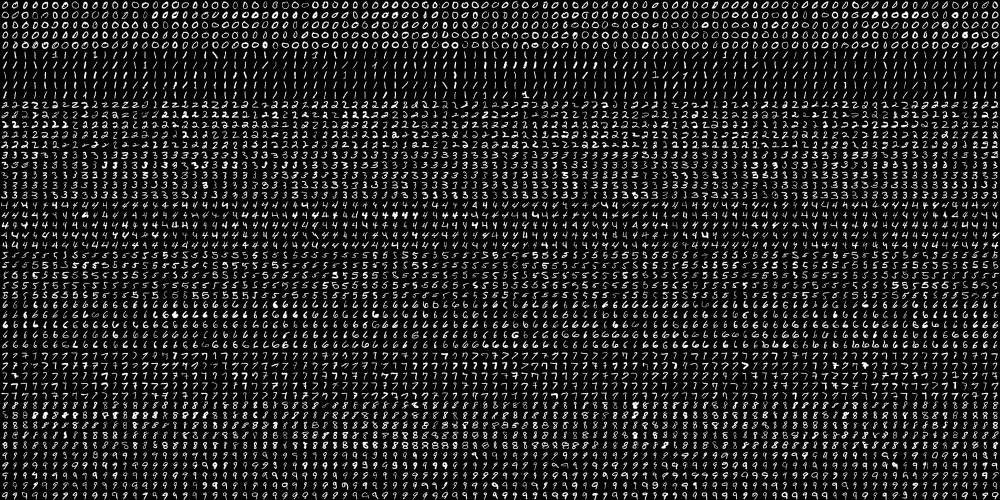
#> input picture images/digits.png, 2000 x 1000 px (shown at 1/2 size)
$ jupyter execute --allow-errors 'Digit Recognizer.ipynb'   (older library calls are emulated)
#> lines starting #> are read from the running program, lines starting #| are printed output that depends on the picture; after the words box and inside, x2 and y2 are one past the last pixel; in counts of white or black regions, pixels touching at a corner belong together
CSE327:PROJECT : DIGIT RECOGNIZER

### Data Prep, Training and Evaluation

[cell 1]
import numpy as np
import cv2

# Let's take a look at our digits dataset
image = cv2.imread('images/digits.png')
#> image is the input picture: shape (1000, 2000, 3); min 0, max 255, mean 33.8
gray = cv2.cvtColor(image,cv2.COLOR_BGR2GRAY)
small = cv2.pyrDown(image)
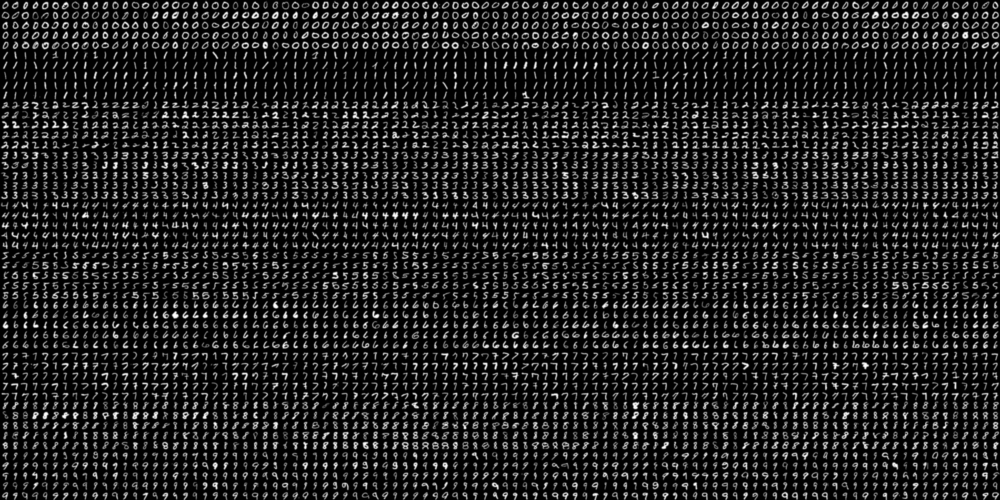
#> small: shape (500, 1000, 3); min 0, max 253, mean 33.8
cv2.imshow('Digits Image', small)
cv2.waitKey(0)
cv2.destroyAllWindows()

# Split the image to 5000 cells, each 20x20 size
# This gives us a 4-dim array: 50 x 100 x 20 x 20
cells = [np.hsplit(row,100) for row in np.vsplit(gray,50)]
#> cells = 50 items

# Convert the List data type to Numpy Array of shape (50,100,20,20)
x = np.array(cells)
print ("The shape of our cells array: " + str(x.shape))
#| The shape of our cells array: (50, 100, 20, 20)

# Split the full data set into two segments
# One will be used fro Training the model, the other as a test data set
train = x[:,:70].reshape(-1,400).astype(np.float32) # Size = (3500,400)
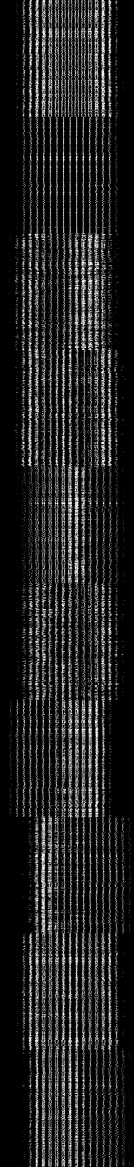
#> train: shape (3500, 400) float32 (shown at 1/3 size); min 0, max 255, mean 33.8
test = x[:,70:100].reshape(-1,400).astype(np.float32) # Size = (1500,400)
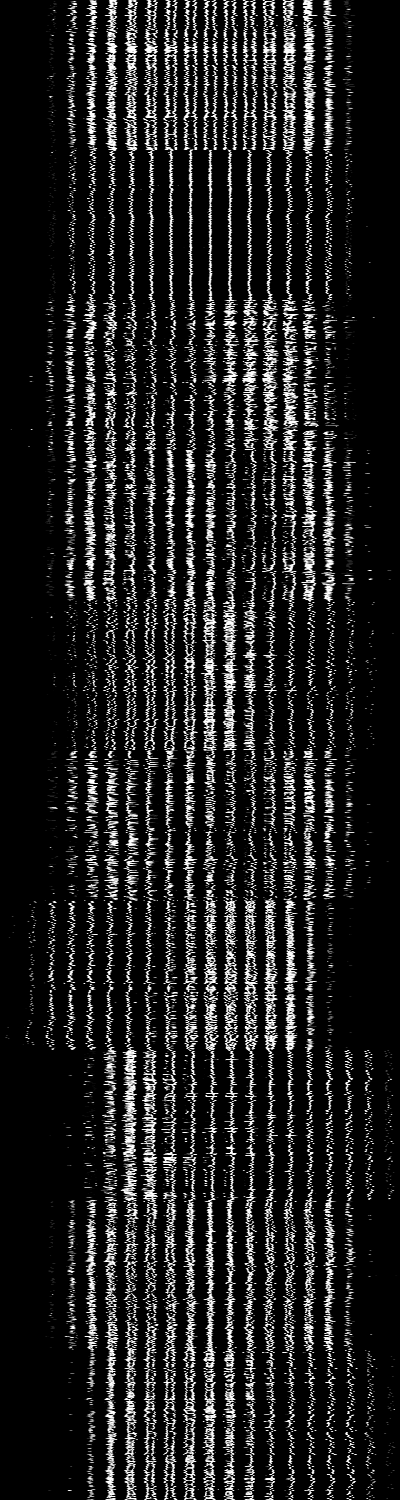
#> test: shape (1500, 400) float32; min 0, max 255, mean 33.8

# Create labels for train and test data
k = [0,1,2,3,4,5,6,7,8,9]
train_labels = np.repeat(k,350)[:,np.newaxis]
test_labels = np.repeat(k,150)[:,np.newaxis]

# Initiate kNN, train the data, then test it with test data for k=3
#knn = cv2.KNearest()
knn = cv2.ml.KNearest_create()
knn.train(train,cv2.ml.ROW_SAMPLE, train_labels)
ret, result, neighbors, distance = knn.findNearest(test, k=3)
#> ret = 0; result = 1500 values, max 9 at index 546, min 0 at index 0, mean 4.46; neighbors = 1500 rows, first 8: [0, 0, 0], [0, 0, 0], [0, 0, 0], [0, 0, 0], [0, 0, 0], [0, 0, 0], [0, 0, 0], [0, 0, 0]; distance = 1500 rows, first 8: [771799, 787246, 821341], [916008, 1053323, 1083589], [452262, 472470, 523199], [699510, 717288, 728714], [506154, 571763, 631203], [630256, 699302, 711550], [688307, 697413, 722577], [629131, 681500, 744434]

# Now we check the accuracy of classification
# For that, compare the result with test_labels and check which are wrong
matches = result == test_labels
correct = np.count_nonzero(matches)
#> correct = 1402
accuracy = correct * (100.0 / result.size)
#> accuracy = 93.47
print("Accuracy is = %.2f" % accuracy + "%")
#| Accuracy is = 93.47%

### Defining some functions we will use to prepare an input image

[cell 2]
import numpy as np
import cv2

# Define our functions

def x_cord_contour(contour):


    if cv2.contourArea(contour) > 10:
        M = cv2.moments(contour)
        return (int(M['m10']/M['m00']))

# [55 lines left out: functions makeSquare, resize_to_pixel, not called in this run]

## Loading a new image, preprocessing it and classifying the digits

[cell 3]
import numpy as np
import cv2

image = cv2.imread('images/numbers.jpg')
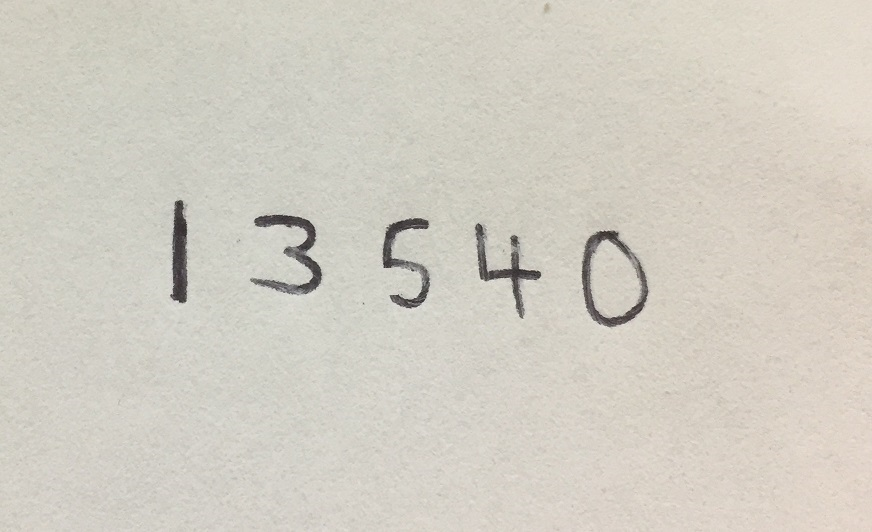
#> input picture images/numbers.jpg, 872 x 532 px
#> image is the input picture: shape (532, 872, 3); mean B, G, R 195.2, 205.6, 209.7
gray = cv2.cvtColor(image,cv2.COLOR_BGR2GRAY)
#> gray: shape (532, 872)
cv2.imshow("image", image)
cv2.imshow("gray", gray)
cv2.waitKey(0)

# Blur image then find edges using Canny
blurred = cv2.GaussianBlur(gray, (5, 5), 0)
cv2.imshow("blurred", blurred)
cv2.waitKey(0)

edged = cv2.Canny(blurred, 30, 150)
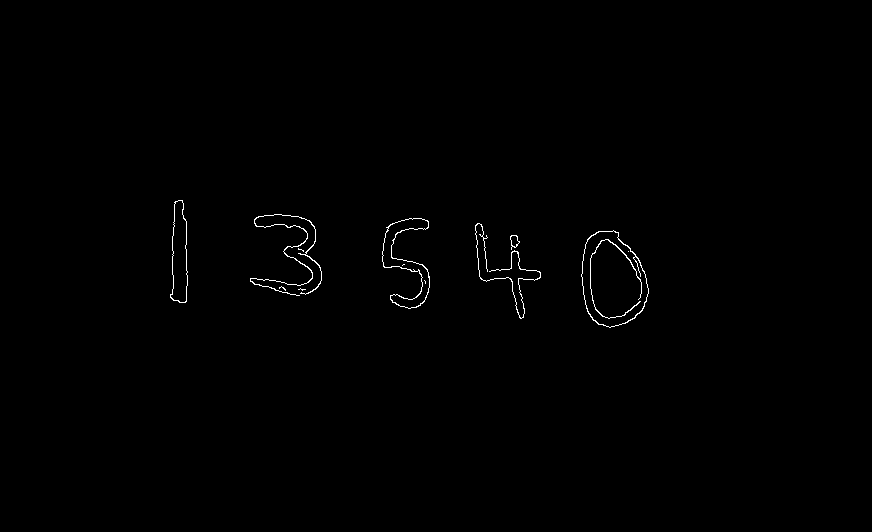
#> edged: shape (532, 872); 0.45% white in thin lines or dots, all inside (x1, y1, x2, y2) = (170, 200, 649, 328)
cv2.imshow("edged", edged)
cv2.waitKey(0)

# Fint Contours
im1, contours,  _ = cv2.findContours(edged.copy(), cv2.RETR_EXTERNAL, cv2.CHAIN_APPROX_SIMPLE)
#> contours = 9 contours, 3 with area under 20; largest, box (x1, y1, x2, y2) and area: (581, 230, 649, 328) 4854, (382, 218, 430, 309) 1474, (170, 200, 188, 303) 1286, (250, 214, 322, 296) 92, (510, 235, 520, 250) 75, (475, 223, 541, 319) 28

#Sort out contours left to right by using their x cordinates
#> (the rest of this cell did not finish here and is left out)


# Create empty array to store entire number
full_number = []

# loop over the contours
for c in contours:
    # compute the bounding box for the rectangle
    (x, y, w, h) = cv2.boundingRect(c)

    #cv2.drawContours(image, contours, -1, (0,255,0), 3)
    #cv2.imshow("Contours", image)

    if w >= 5 and h >= 25:
        roi = blurred[y:y + h, x:x + w]
        ret, roi = cv2.threshold(roi, 127, 255,cv2.THRESH_BINARY_INV)
        squared = makeSquare(roi)
        final = resize_to_pixel(20, squared)
        cv2.imshow("final", final)
        final_array = final.reshape((1,400))
        final_array = final_array.astype(np.float32)
        ret, result, neighbours, dist = knn.findNearest(final_array, k=1)
        number = str(int(float(result[0])))
        full_number.append(number)
        # draw a rectangle around the digit, the show what the
        # digit was classified as
        cv2.rectangle(image, (x, y), (x + w, y + h), (0, 0, 255), 2)
        cv2.putText(image, number, (x , y + 155),
            cv2.FONT_HERSHEY_COMPLEX, 2, (255, 0, 0), 2)
        cv2.imshow("image", image)
        cv2.waitKey(0)

cv2.destroyAllWindows()
print ("The number is: " + ''.join(full_number))
